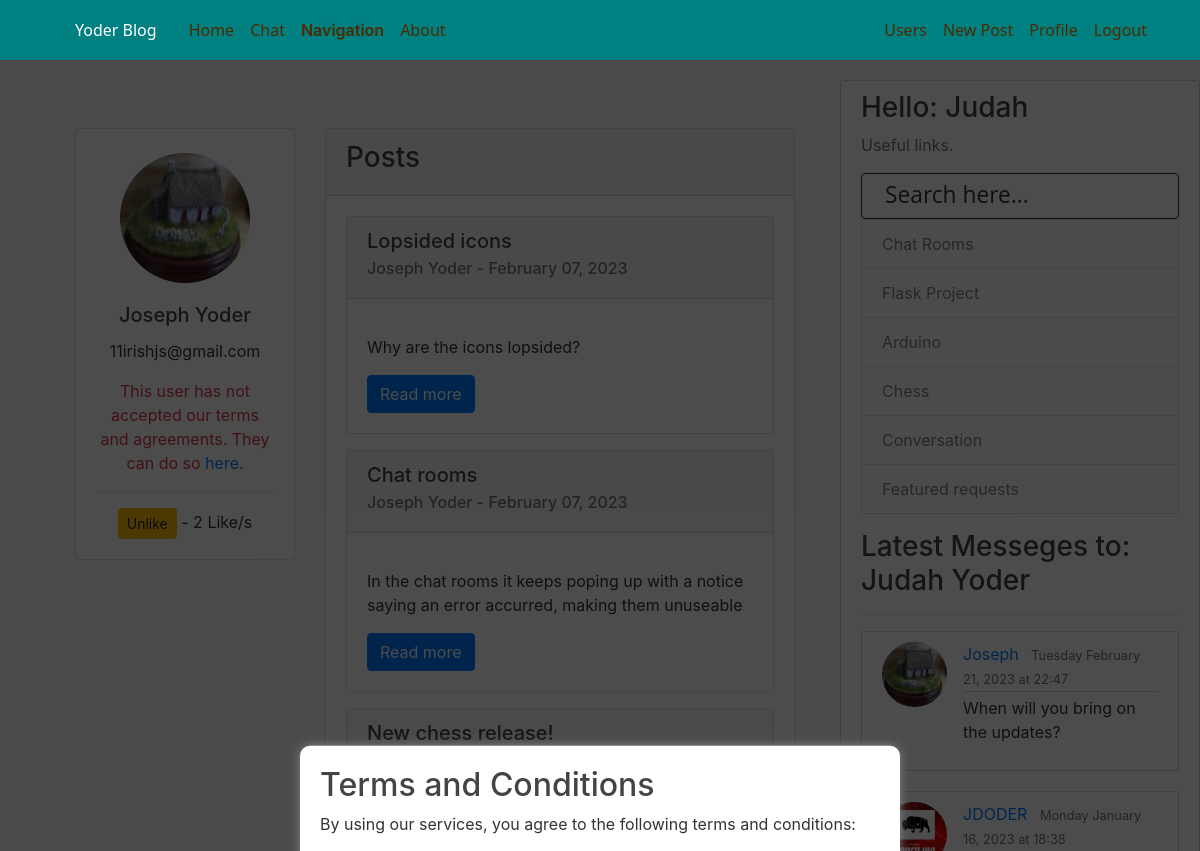
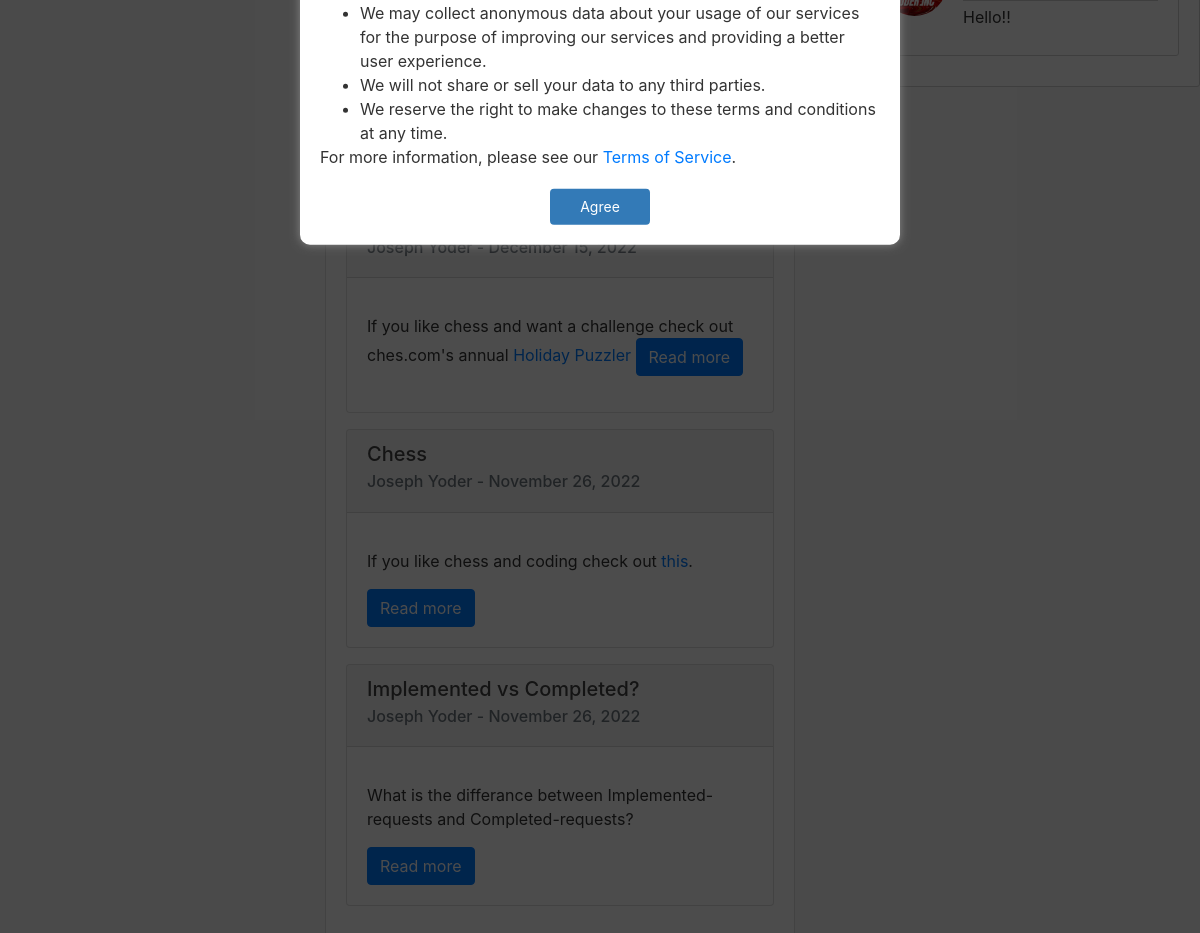
/user/Joseph/ (signed in), run on the app's committed database (2 pictures, top to bottom).
### users/models.py (models this page shows, shortened)
class Profile(models.Model):
    user = models.OneToOneField(User, on_delete=models.CASCADE)
    profile_pic = models.ImageField(default='default.png', upload_to='profile_pics')
    bio = models.TextField(default='This is my bio')
    likes = models.ManyToManyField(User, related_name='user_likes')
    theme = models.BooleanField(default=True)
    notifications = models.BooleanField(default=True)
    ip = models.GenericIPAddressField(null=True, blank=True)
    terms = models.BooleanField(default=False, null=False, blank=True)
    gps_coords = models.CharField(blank=True, null=True, max_length=2000)
    last_active = models.DateTimeField(null=True, blank=True)
    are_active =  models.BooleanField(default=False)
    layout = models.BooleanField(default=False)
    def total_likes(self):
        return self.likes.count()
    def save(self, *args, **kwargs):
        super().save()
        img = Image.open(self.profile_pic.path)
        if img.height > 200 or img.width > 200:
            output_size = (200, 200)
            img.thumbnail(output_size)
            img.save(self.profile_pic.path)

### post/models.py (models this page shows, shortened)
class Post(models.Model):
    title = models.CharField(max_length=200, unique=False)
    content = RichTextField(blank=True, null=True)
    date_posted = models.DateTimeField(default=timezone.now)
    last_modified = models.DateTimeField(auto_now=True)
    author = models.ForeignKey(User, on_delete=models.CASCADE)
    category = models.CharField(max_length=255, default='uncategorized')
    likes = models.ManyToManyField(User, related_name='blog_posts')
    background_img = models.ImageField(default='background.png',
                                       upload_to='post_backgrounds')

### chat/models.py (models this page shows, shortened)
class Chat(models.Model):
    person_to = models.ForeignKey(User, on_delete=models.CASCADE, related_name='person_to')
    author = models.ForeignKey(User, on_delete=models.CASCADE, related_name='author')
    content = models.TextField(max_length=1000)
    date_posted = models.DateTimeField(default=timezone.now)

### post/views.py (the view)
# urls.py: path('user/<str:username>/', UserPostListView.as_view(),name='user-posts'),
class UserPostListView(NotificationMixin, LoginRequiredMixin, ListView):
    paginate_by = 7
    model = Post
    def get_template_names(self):
        profile = Profile.objects.all().first()
        profile.layout = False
        if self.request.user.is_authenticated:
            profile = self.request.user.profile
        if profile.layout:
            return ['themetwo/user_posts.html']
        else:
            return ['blog/user_posts.html']
    context_object_name = 'posts'
    def get_queryset(self):
        user = User.objects.filter(username = self.kwargs.get('username')).first()
        return Post.objects.filter(author=user).order_by('-id')
    def get_context_data(self, *args, **kwargs):
        quser = Profile.objects.filter(user__username=self.kwargs.get('username')).first()
        total_likes = quser.total_likes()
        liked = False
        if quser.likes.filter(id=self.request.user.id).exists():
            liked = True
        context = super().get_context_data(*args, **kwargs)
        user = User.objects.filter(username = self.kwargs.get('username')).first()
        context["total_likes"] = total_likes
        context["liked"] = liked
        context["postuser"] = user
        return (context)

### main/templates/blog/user_posts.html (shortened to what this page needs)
{% extends "blog/layout.html" %}
{% block content %}
<div class="container my-5">
    <div class="row">
        <div class="col-md-4">
            <div class="card">
                <img class="card-img-top rounded-circle mx-auto mt-4" style="width: 130px; height: 130px;" src="{{ postuser.profile.profile_pic.url }}" alt="{{ postuser.username }}">
                <div class="card-body text-center">
                    <h5 class="card-title">{{ postuser.get_full_name }}</h5>
                    <p class="card-text">{{ postuser.email }}</p>
                  {% if user.is_staff or user.is_superuser %}
                    {% if postuser.profile.terms %}
                        <p class="card-text">This user has accepted our terms and agreements.</p>
                    {% else %}
                        <p class="card-text text-danger">This user has not accepted our terms and agreements. They can do so <a href="{% url 'profile' %}">here</a>.</p>
                    {% endif %}
                  {% endif %}
                    <hr>
                    {% if user.username != postuser.username %}
<form action="{% url 'like_user' postuser.pk %}" method="POST">
    {% csrf_token %}{% if liked %}
    <button type="submit" name="postuser_id" value="{{ postuser.id }}" class="btn btn-warning btn-sm">Unlike</button> -
    {{ total_likes }} Like/s
    {% else %}
    <button type="submit" name="postuser_id" value="{{ postuser.id }}" class="btn btn-outline-primary btn-sm">Like</button> -
    {{ total_likes }} Like/s
    {% endif %}
</form>
{% endif %}
                </div>
            </div>
        </div>
        <div class="col-md-8">
            <div class="card">
                <div class="card-header">
                    <h3>Posts</h3>
                </div>
                <div class="card-body">
                    {% if posts %}
                        {% for post in posts %}
                            <div class="card mb-3">
                                <div class="card-header">
                                    <h5 class="card-title">{{ post.title }}</h5>
                                    <h6 class="card-subtitle mb-2 text-muted">{{ post.author.get_full_name }} - {{ post.date_posted|date:"F d, Y" }}</h6>
                                </div>
                                <div class="card-body">
                                    <p class="card-text">{{ post.content|truncatechars:150|safe }}</p>
                                    <a href="{% url 'post-detail' post.pk %}" class="btn btn-primary">Read more</a>
                                </div>
                            </div>
                        {% endfor %}
                    {% else %}
                        <p>No posts found.</p>
                    {% endif %}
                </div>
            </div>
        </div>
    </div>
</div>
{% endblock content %}

### main/templates/blog/layout.html (shortened to what this page needs)
{% load static %}
<!DOCTYPE html>
<html>
<head>
		<link rel="stylesheet" href="https://unpkg.com/leaflet@1.7.1/dist/leaflet.css"/>
  <link href="{% static 'css/variables.css' %}" rel="stylesheet">
  <link href="{% static 'css/main2.css' %}" rel="stylesheet">
    <link rel="stylesheet" href="https://maxcdn.bootstrapcdn.com/bootstrap/4.0.0/css/bootstrap.min.css">
    <link rel="stylesheet" type="text/css" href="{% static 'main.css' %}">
    {% if user.is_authenticated %}
    {% if user.profile.theme %}
        <link rel="stylesheet" type="text/css" href="{% static 'light.css' %}">
    {% else %}
        <link rel="stylesheet" type="text/css" href="{% static 'dark.css' %}">
    {% endif %}
    {% else %}
        <link rel="stylesheet" type="text/css" href="{% static 'light.css' %}">
    {% endif %}
</head>
<body id="body">
  <header class="site-header">
    <nav class="navbar navbar-expand-md navbar-dark bg-steel fixed-top">
      <div class="container">
        <a class="navbar-brand mr-4" href="{% url 'blog-home' %}">Yoder Blog</a>
        <div class="collapse navbar-collapse" id="navbarToggle">
          <ul class="navbar-nav mr-auto">
            <li class="nav-item">
              <a class="nav-link" href="{% url 'blog-home' %}">Home</a>
            </li>
            <li class="nav-item">
              <a class="nav-link" href="{% url 'chat-home' %}">Chat</a>
            </li>
            <li class="dropdown"><span class="nav-link" style="font-weight: 600;">Navigation</span>
          </li>
            <li class="nav-item">
              <a class="nav-link" href="{% url 'blog-about' %}">About</a>
            </li>
          </ul>
          <ul class="navbar-nav ml-auto">
              {% if user.is_authenticated %}
              {% if user.is_superuser %}
              <a class="nav-item nav-link" href="{% url 'users' %}">Users</a>
              {% endif %}
              <a class="nav-item nav-link" href="{% url 'post-create' %}">New Post</a>
              <a class="nav-item nav-link" href="{% url 'profile' %}">Profile</a>
              <a class="nav-item nav-link" href="{% url 'logout' %}">Logout</a>
              {% else %}
              <a class="nav-item nav-link" href="{% url 'login' %}">Login</a>
              <a class="nav-item nav-link" href="{% url 'register' %}">Register</a>
              {% endif %}
            </div>
          </div>
      </nav>
    </header>
    <main role="main" class="container-flex" style="margin-left:60px; overflow:hidden;">
      <div class="row">
        <div class="col-md-8">
					<div id="overlay">
							<div id="popup" class="popup">
									<h2>Terms and Conditions</h2>
									<p>By using our services, you agree to the following terms and conditions:</p>
									<ul>
											<li>We may collect anonymous data about your usage of our services for the purpose of improving our services and providing a better user experience.</li>
											<li>We will not share or sell your data to any third parties.</li>
											<li>We reserve the right to make changes to these terms and conditions at any time.</li>
									</ul>
									<p>For more information, please see our <a href="/terms" target="_blank">Terms of Service</a>.</p>
									<button id="close-btn" onclick="closePopup()">Agree</button>
							</div>
					</div>
          {% block content %}{% endblock %}
        </div>
        <div class="col-md-4" style="margin: 0;">
          <div class="content-section">
            {% if user.is_authenticated %}
            {% if user.is_authenticated %}
            {% if user.first_name %}
            <h3>Hello: {{ user.first_name }}</h3>
            {% else %}
            <h3>Hello: {{ user.username }}</h3>
            {% endif %}
            {% else %}
            <h3>Info</h3>
            {% endif %}
            <p class='text-muted'>Useful links.
              <form action="{% url 'search_results' %}" method="get">
          <input type="search" value="Search here..." onblur="if(this.value == '') { this.value = 'Search here...'; }" onfocus="if (this.value == 'Search here...') { this.value = ''; }" class="text-search" name="q" style="margin-top: 5px;">
       </form>
              <ul class="list-group">
                <a href="{% url 'room_list' %}" class="{% if user.profile.theme %}list-group-item-light{% else %}list-group-item-dark{% endif %} list-group-item dlistgroup" >Chat Rooms</a>
                <a href="https://www.flaskproject.tk" class="{% if user.profile.theme %}list-group-item-light{% else %}list-group-item-dark{% endif %} list-group-item dlistgroup"  target="blank">Flask Project</a>
                <a href="/category/Arduino/" class="{% if user.profile.theme %}list-group-item-light{% else %}list-group-item-dark{% endif %} list-group-item dlistgroup" >Arduino</a>
                <a href="/category/Chess/" class="{% if user.profile.theme %}list-group-item-light{% else %}list-group-item-dark{% endif %} list-group-item" >Chess</a>
                <a href="/category/Conversation/" class="{% if user.profile.theme %}list-group-item-light{% else %}list-group-item-dark{% endif %} list-group-item" >Conversation</a>
                <a href="/category/Feature-Requests/" class="{% if user.profile.theme %}list-group-item-light{% else %}list-group-item-dark{% endif %} list-group-item" >Featured requests</a>
              </ul>
            </p>
            {% if sidebar %}
            {% if user.is_authenticated %}
            {% if user.get_full_name %}
            <h3>Latest Messeges to: {{ user.get_full_name }}</h3>
            {% else %}
            <h3>Latest Messeges to {{ user.username }}</h3>
            {% endif %}
            <hr>
            {% for post in sidebar %}
            <article class="media content-section">
              <img src="{{ post.author.profile.profile_pic.url }}" alt="" class="rounded-circle article-img">
              <div class="media-body">
                <div class="article-metadata">
                  {% if post.author.username %}
                  <a class="mr-2" href="{% url 'user-posts' post.author.username %}">{{ post.author }}</a>
                  <small class="text-muted"><a href="{% url 'chat' post.author.pk %}" class="text-muted">{{ post.date_posted|date:"l F d, Y \a\t H:i" }}</a></small>{% endif %}
                </div>
                <p class="article-content" style="word-wrap: break-word;">{{ post.content|safe }}</p>
              </div>
            </article>
            {% endfor %}
            {% endif %}
            {% endif %}
          {% endif %}
        </div>
        </div>
      </div>
    </main>
</body>
</html>

### data on the page
Post: title "Lopsided icons", author.get_full_name "Joseph Yoder", date_posted "February 07, 2023", content "Why are the icons lopsided?"
Post: title "Chat rooms", author.get_full_name "Joseph Yoder", date_posted "February 07, 2023", content "In the chat rooms it keeps poping up with a notice saying an error accurred, making them unuseable"
Post: title "New chess release!"
Post: author.get_full_name "Joseph Yoder", date_posted "December 15, 2022", content "If you like chess and want a challenge check out ches.com's annual Holiday Puzzler"
Post: title "Chess", author.get_full_name "Joseph Yoder", date_posted "November 26, 2022", content "If you like chess and coding check out this ."
Post: title "Implemented vs Completed?", author.get_full_name "Joseph Yoder", date_posted "November 26, 2022", content "What is the differance between Implemented-requests and Completed-requests?"
Chat: author.profile.profile_pic (picture), author "Joseph", date_posted "Tuesday February 21, 2023 at 22:47", content "When will you bring on the updates?"
Chat: author.profile.profile_pic (picture), author "JDODER", date_posted "Monday January 16, 2023 at 18:38", content "Hello!!"

### other printed values
{{ postuser.get_full_name }} "Joseph Yoder"
{{ postuser.email }} "11irishjs@gmail.com"
{{ total_likes }} "2"
{{ user.first_name }} "Judah"
{{ user.get_full_name }} "Judah Yoder"
